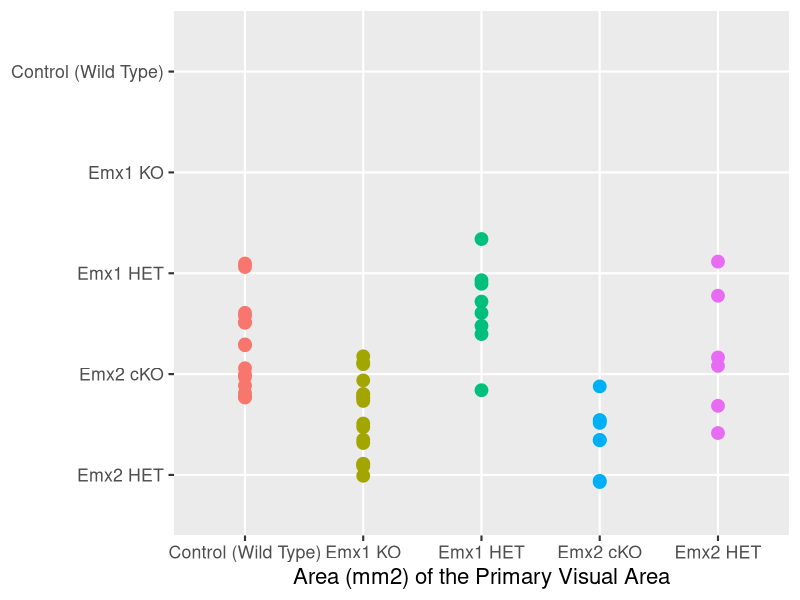
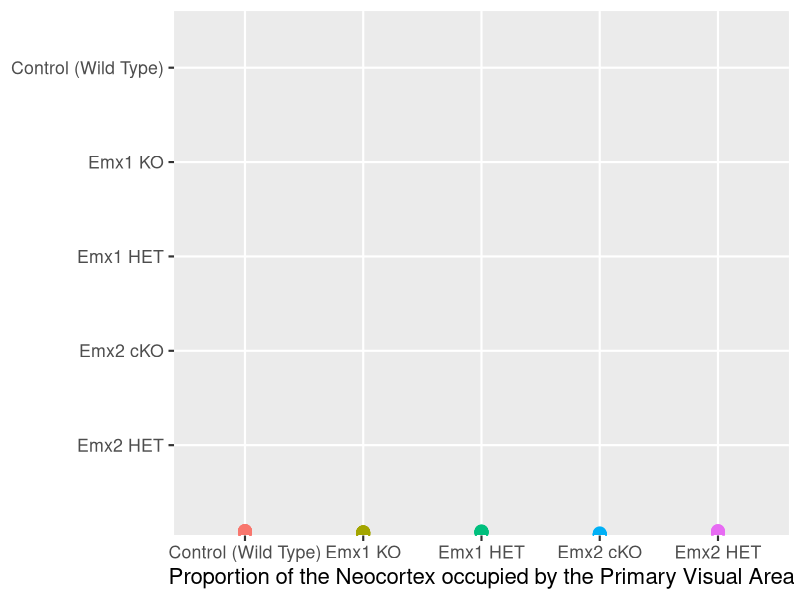
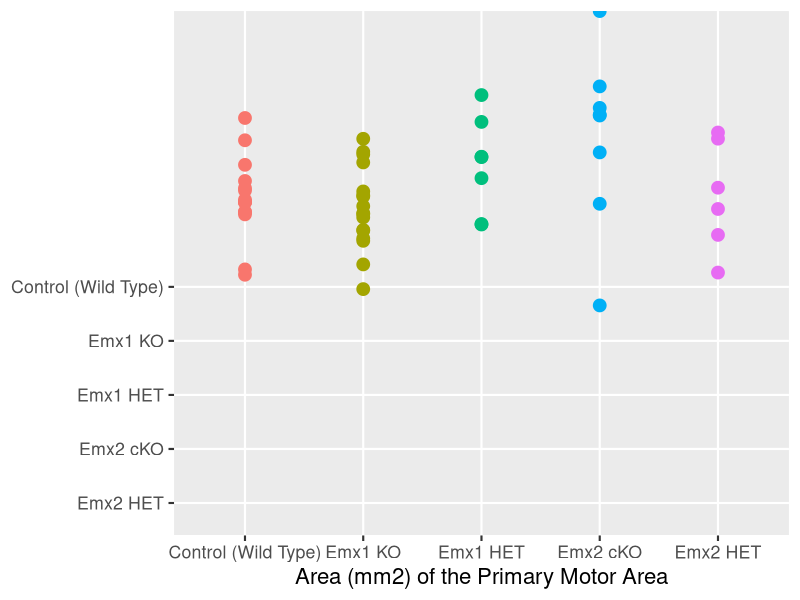
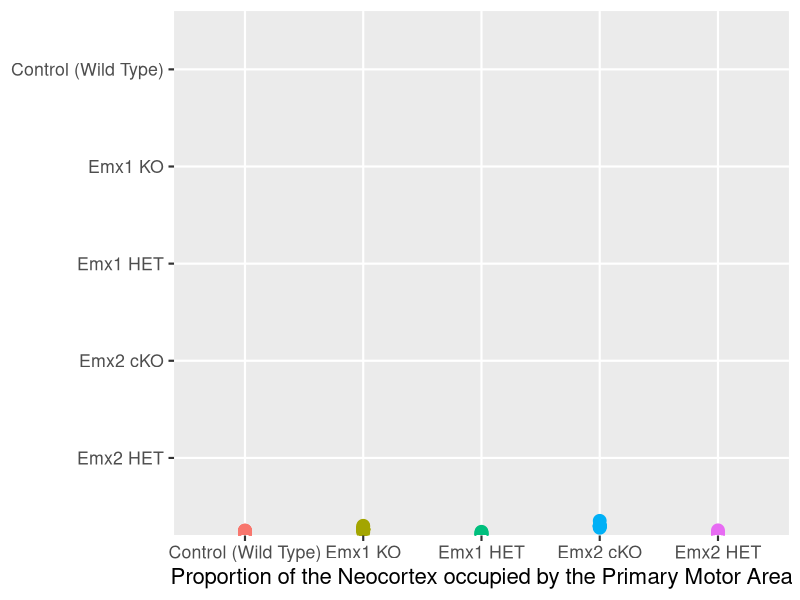
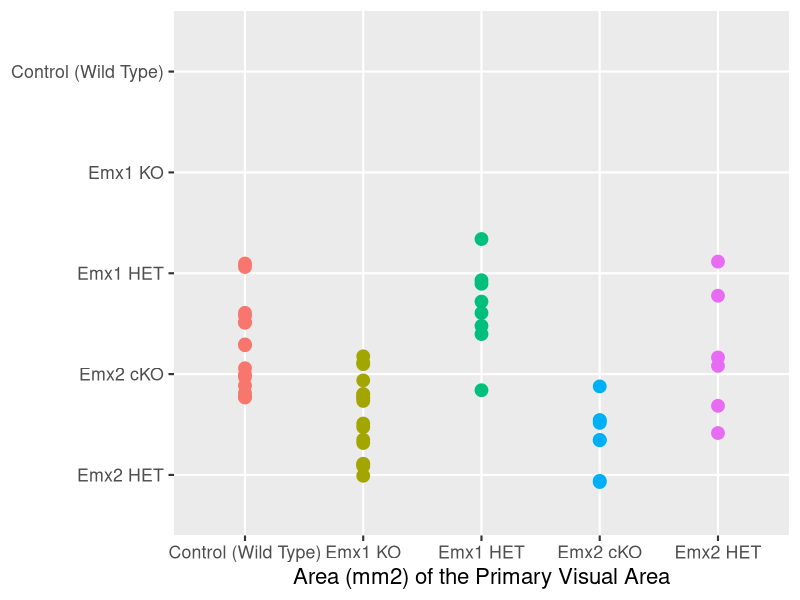
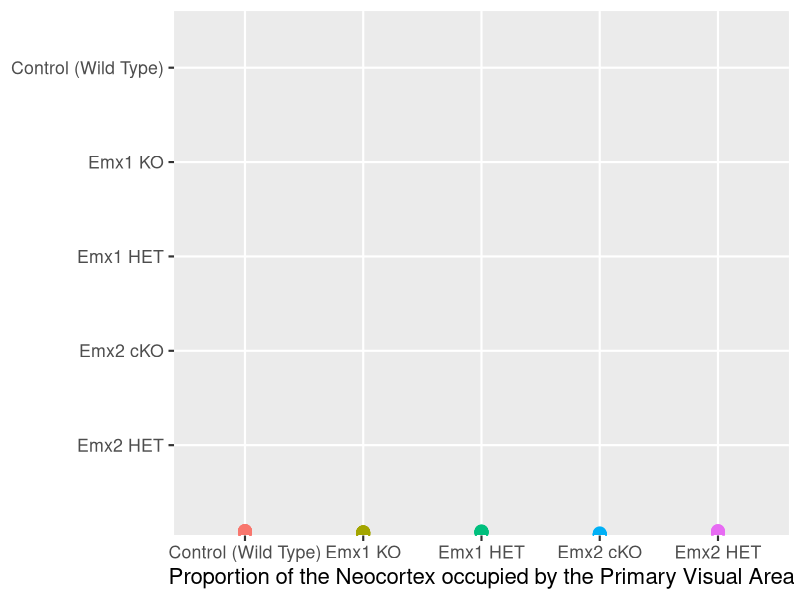
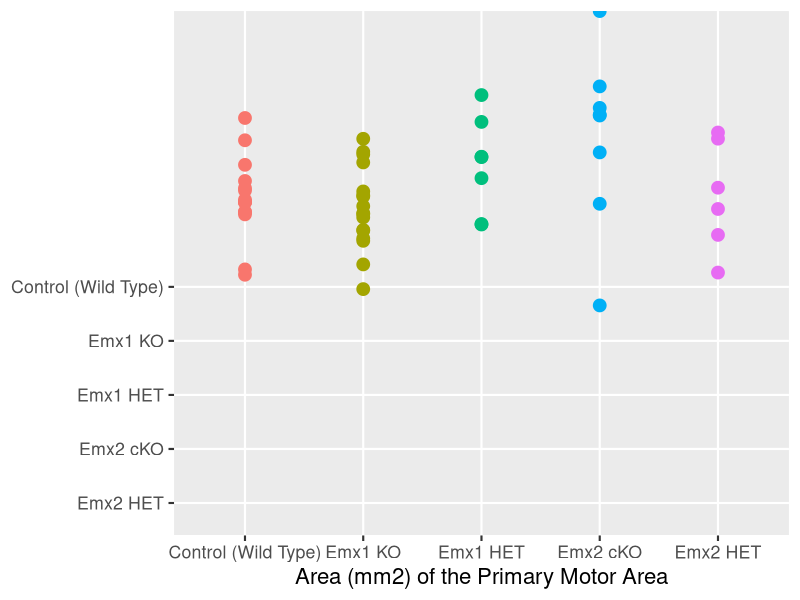
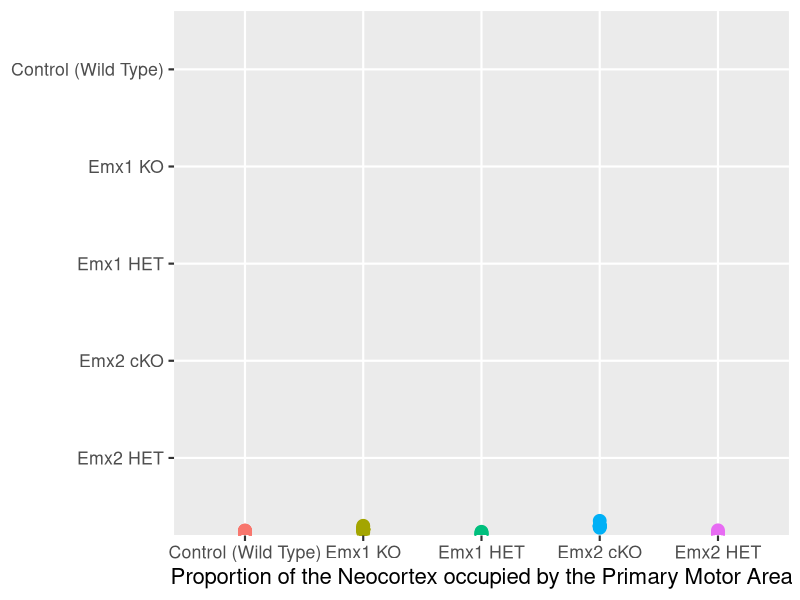

These charts were generated, in order, by the following R code:
# load packages -----------------------------------------------------------

# check if tidyverse is installed and if not then install it
if (!require("tidyverse")) install.packages("tidyverse")

# load packages -----------------------------------------------------------

# check if tidyverse is installed and if not then install it
if (!require("tidyverse")) install.packages("tidyverse")

# run every time you restart RStudio
library(readxl)     # load readxl, for reading Excel files
library(tidyverse)  # load tidyverse, for working with datasets


# read data ---------------------------------------------------------------

# read the Presentation data
d <- 
  read_excel(
    "SFN Excel.xlsx", 
    col_names = c("genotype", "visual", "cortex", "ratiovc", "posmed", "ratiopm", "area", "ratioarea", "motor", "ratiom"),
    skip = 3
  ) %>% 
  select(genotype, visual, ratiovc, motor, ratiom) %>% 
  filter(!str_detect(genotype, "3 allele")) %>% 
  mutate(genotype = as_factor(genotype)) %>% 
  print()

# take a quick look at all the variables in the dataset
glimpse(d)

distinct(d, genotype)


# Compare V1 area between the treatments --------------------------------

ggplot(d, aes(x=genotype, y=visual, color = genotype)) +
  geom_point(size = 4) +
  labs(
    x="Area (mm2) of the Primary Visual Area",
    y=NULL
  ) +
  scale_y_discrete(limits = rev(levels(d$genotype))) +  # put genotype in reverse order
  guides(color = "none") +
  theme_gray(base_size = 16)                            # make text bigger; default was 11

ggsave("figs/compare Visual Area between the treatments.png", width = 11.5, height = 4.76, units = "in")





# Compare Visual area by Cortex ratio between the treatments -----------------

ggplot(d, aes(x=genotype, y=ratiovc, color = genotype)) +
  geom_point(size = 4) +
  labs(
    x="Proportion of the Neocortex occupied by the Primary Visual Area",
    y=NULL
  ) +
  scale_y_discrete(limits = rev(levels(d$genotype))) +  # put genotype in reverse order
  guides(color = "none") +
  theme_gray(base_size =16)                       # make text bigger; default was 11

ggsave("figs/Compare Visual Area by Cortex ratio between the treatments.png", width = 11.5, height = 4.76, units = "in")




# Compare Motor Area between the treatments-------------------------------------------------------------

ggplot(d, aes(x=genotype, y=motor, color = genotype)) +
  geom_point(size = 4) +
  labs(
    x="Area (mm2) of the Primary Motor Area",
    y=NULL
  ) +
  scale_y_discrete(limits = rev(levels(d$genotype))) +  # put genotype in reverse order
  guides(color = "none") +
  theme_gray(base_size = 16)                            # make text bigger; default was 11

ggsave("figs/Compare Motor Area between the treatments.png", width = 11.5, height = 4.76, units = "in")





# Compare Motor area by Cortex ratio between the treatments -------------------------------------------------------------

ggplot(d, aes(x=genotype, y=ratiom, color = genotype)) +
  geom_point(size = 4) +
  labs(
    x="Proportion of the Neocortex occupied by the Primary Motor Area",
    y=NULL
  ) +
  scale_y_discrete(limits = rev(levels(d$genotype))) +  # put genotype in reverse order
  guides(color = "none") +
  theme_gray(base_size = 16)                            # make text bigger; default was 11

ggsave("figs/Compare Motor Area by Cortex ratio between the treatmentss.png", width = 11.5, height = 4.76, units = "in")




